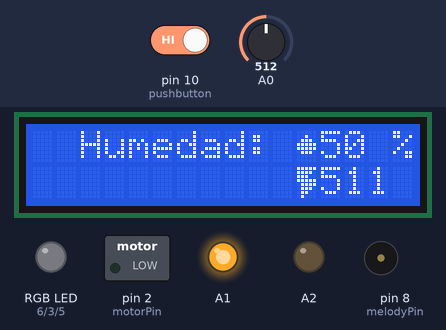
Simulated run of this sketch. Board: Arduino Uno, built with avr-gcc and run on an emulated ATmega328P. On the bench: 16×2 character LCD, switched loads named in the sketch (green lamp = pin HIGH), an RGB LED mixed from three pins (HIGH = lit), output pins drawn as LEDs (lit = HIGH), buzzer (waves = sounding). The inputs (shaded band) are chosen by the test bench; at power-on: A0 = 512, pin 10 (pushbutton) HIGH. What the sketch prints to the serial monitor is not drawn.

Above: at 1.2 s.
1.3 s: A0 set to 716
At 8.0 s:
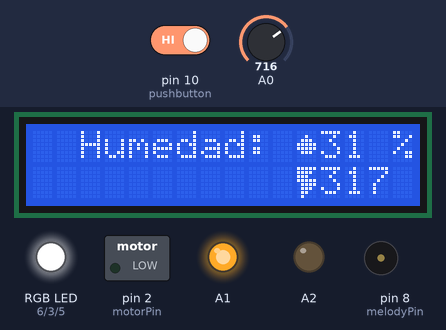
8.7 s: A0 set to 900
At 15.4 s:
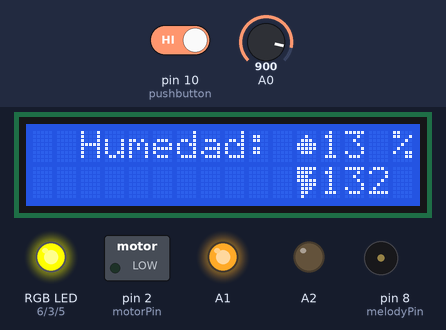
16.1 s: A0 set to 122
At 22.7 s:
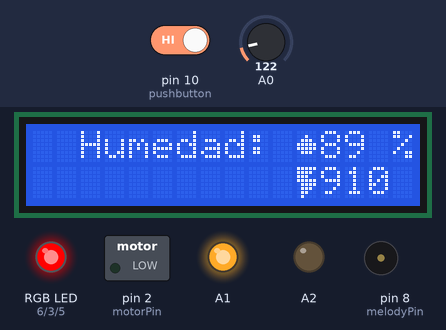
23.5 s: A0 set to 90
At 30.1 s:
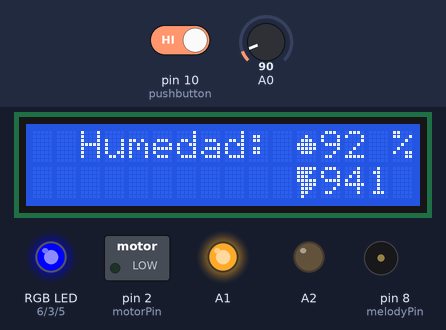
30.9 s: pin 10 (pushbutton) driven LOW
Timing chart, 0 to 41.4 s (numbered marks = the images above; inputs shaded):
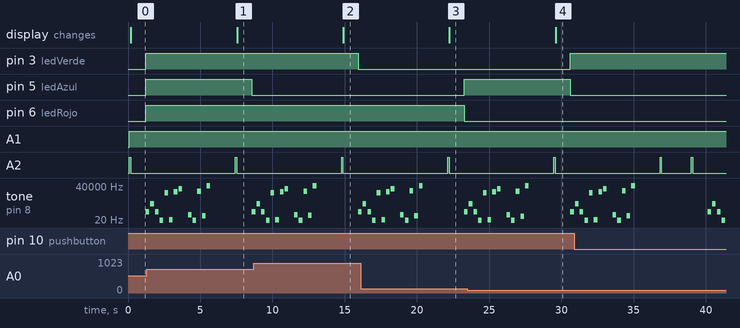

The sketch:

sensorHumedad.ino
```cpp
#include <LiquidCrystal_I2C.h>

#define NOTE_B0  31
#define NOTE_C1  33
#define NOTE_CS1 35
#define NOTE_D1  37
#define NOTE_DS1 39
#define NOTE_E1  41
#define NOTE_F1  44
#define NOTE_FS1 46
#define NOTE_G1  49
#define NOTE_GS1 52
#define NOTE_A1  55
#define NOTE_AS1 58
#define NOTE_B1  62
#define NOTE_C2  65
#define NOTE_CS2 69
#define NOTE_D2  73
#define NOTE_DS2 78
#define NOTE_E2  82
#define NOTE_F2  87
#define NOTE_FS2 93
#define NOTE_G2  98
#define NOTE_GS2 104
#define NOTE_A2  110
#define NOTE_AS2 117
#define NOTE_B2  123
#define NOTE_C3  131
#define NOTE_CS3 139
#define NOTE_D3  147
#define NOTE_DS3 156
#define NOTE_E3  165
#define NOTE_F3  175
#define NOTE_FS3 185
#define NOTE_G3  196
#define NOTE_GS3 208
#define NOTE_A3  220
#define NOTE_AS3 233
#define NOTE_B3  247
#define NOTE_C4  262
#define NOTE_CS4 277
#define NOTE_D4  294
#define NOTE_DS4 311
#define NOTE_E4  330
#define NOTE_F4  349
#define NOTE_FS4 370
#define NOTE_G4  392
#define NOTE_GS4 415
#define NOTE_A4  440
#define NOTE_AS4 466
#define NOTE_B4  494
#define NOTE_C5  523
#define NOTE_CS5 554
#define NOTE_D5  587
#define NOTE_DS5 622
#define NOTE_E5  659
#define NOTE_F5  698
#define NOTE_FS5 740
#define NOTE_G5  784
#define NOTE_GS5 831
#define NOTE_A5  880
#define NOTE_AS5 932
#define NOTE_B5  988
#define NOTE_C6  1047
#define NOTE_CS6 1109
#define NOTE_D6  1175
#define NOTE_DS6 1245
#define NOTE_E6  1319
#define NOTE_F6  1397
#define NOTE_FS6 1480
#define NOTE_G6  1568
#define NOTE_GS6 1661
#define NOTE_A6  1760
#define NOTE_AS6 1865
#define NOTE_B6  1976
#define NOTE_C7  2093
#define NOTE_CS7 2217
#define NOTE_D7  2349
#define NOTE_DS7 2489
#define NOTE_E7  2637
#define NOTE_F7  2794
#define NOTE_FS7 2960
#define NOTE_G7  3136
#define NOTE_GS7 3322
#define NOTE_A7  3520
#define NOTE_AS7 3729
#define NOTE_B7  3951
#define NOTE_C8  4186
#define NOTE_CS8 4435
#define NOTE_D8  4699
#define NOTE_DS8 4978

#define melodyPin 8
#define pushbutton 10


//funcion de sensor
int lectHum = 0;
int porcHum = 0;

uint8_t getSoilmoisture()
{

  digitalWrite(A1,HIGH);
  digitalWrite(A2,HIGH);
  delay(100);
  porcHum =  map(analogRead(A0), 0, 1023, 100, 0);
  lectHum =  porcHum * 10.23;
  digitalWrite(A2,LOW);
  Serial.print("Lectura Sensor: ");
  Serial.print(lectHum);
  Serial.print(".   Porcentaje de humedad: ");
  Serial.print(porcHum);
  Serial.println("%  ");

  //return(lectHum);
}

//funcion LED RGB
int ledVerde = 3;
int ledAzul = 5;
int ledRojo = 6;
void ledIndicator(uint8_t data) {

  if (data >= 90 && data <= 100) {
    //Serial.println("verde");
    // Verde
    digitalWrite(ledVerde,HIGH);
    digitalWrite(ledAzul,LOW);
    digitalWrite(ledRojo,LOW);
  }
  else if (data >= 75 && data < 90) {
    //Serial.println("azul");
    // Azul
    digitalWrite(ledAzul,HIGH);
    digitalWrite(ledRojo,LOW);
    digitalWrite(ledVerde,LOW);
  }
  else if (data >= 50 && data < 75) {
    //Serial.println("blanco");
    // Blanco
    digitalWrite(ledRojo,HIGH);
    digitalWrite(ledVerde,HIGH);
    digitalWrite(ledAzul,HIGH);
  }
  else if (data >= 25 && data < 50) {
    //Serial.println("amarillo");
    // Amarillo
    digitalWrite(ledRojo,HIGH);
    digitalWrite(ledVerde,HIGH);
    digitalWrite(ledAzul,LOW);
  }
  else if(data >= 0 && data < 25) {
    //Serial.println("rojo");
    // Rojo
    digitalWrite(ledRojo,HIGH);
    digitalWrite(ledVerde,LOW);
    digitalWrite(ledAzul,LOW);
  }
  else if(data == 150){
    //Serial.println("violetaAutomatico");
   //Pushbutton violeta
    digitalWrite(ledRojo,HIGH);
    digitalWrite(ledVerde,LOW);
    digitalWrite(ledAzul,HIGH);
  }
}

byte gota [8]={
  0b00000,
  0b00100,
  0b01110,
  0b11111,
  0b11111,
  0b01110,
  0b00000,
  0b00000
};

byte relampago [8]={
  0b11111,
  0b11110,
  0b11100,
  0b11111,
  0b01111,
  0b01110,
  0b01100,
  0b01000
};

// funcion para escribir humedad en el LCD
LiquidCrystal_I2C lcd(39,16,2);

void showValue ( int data)
{

  lcd.clear();

  //porcentje de humedad
  lcd.setCursor(2,0);
  lcd.print("Humedad: ");
  lcd.setCursor(11,0);
  lcd.write(0);
  lcd.setCursor(12,0);
  lcd.print(data);
  lcd.setCursor(15,0);
  lcd.print("%");

  //valor analogico
  lcd.setCursor(11,1);
  lcd.write(1);
  lcd.setCursor(12,1);
  lcd.print(lectHum);

}

// funcion para verificar porcentaje de humedad
bool checkHumidity ( uint8_t data )
{
  if( data > 85 ) // mayor a 85 = adecuado = false
  {
    return false;
  }
  else return true; // menor a 85 = necesita agua = true
}

//funcion para activar motor
int motorPin = 2;
void drainWater ( bool humidityFlag )
{
  if(humidityFlag == true){
    digitalWrite(motorPin,HIGH);
  }else digitalWrite(motorPin,LOW);
}

//funcion de elegir canción
int melodySize;
int *melody;
void playSong(uint8_t song) {
  if (song == 1) {
    // Melodía alegre
    int happyMelody[] = {
      NOTE_C5, NOTE_D5, NOTE_E5, NOTE_G5,
      NOTE_E5, NOTE_D5, NOTE_E5, NOTE_G5,
      NOTE_G5, NOTE_A5, NOTE_G5,
      NOTE_F5, NOTE_E5, NOTE_D5, NOTE_C5
    };

    melodySize = sizeof(happyMelody) / sizeof(int);
    melody = happyMelody;

  } else if (song == 2) {
    // Melodía de What's App
    int melodyWhatsapp[] = {
      NOTE_E5, NOTE_D5, NOTE_E5, NOTE_D5,
      NOTE_E5, NOTE_D5, NOTE_B4, NOTE_C5,
      NOTE_E5, NOTE_D5, NOTE_E5, NOTE_D5,
      NOTE_E5, NOTE_D5, NOTE_B4, NOTE_C5,
    };
    melodySize = sizeof(melodyWhatsapp) / sizeof(int);
    melody = melodyWhatsapp;
    //Serial.print(melodySize);
  }

  for (int thisNote = 0; thisNote < melodySize; thisNote++) {
    //Serial.print("nota");
    int noteDuration = 250;  // Duración predeterminada
    tone(melodyPin, melody[thisNote], noteDuration);
    int pauseBetweenNotes = noteDuration * 1.30;
    delay(pauseBetweenNotes);
    noTone(melodyPin);
  }
}

void setup()
{
  //Pushbutton
  pinMode(pushbutton, INPUT_PULLUP); //Para usar resistencia interna de arduino

  // entradas y salidas de sensor
  pinMode(A0, INPUT);
  pinMode(A1, OUTPUT);
  pinMode(A2, OUTPUT);

  // Configuramos los pines de los LEDs como salidas
  pinMode(ledVerde, OUTPUT);
  pinMode(ledRojo, OUTPUT);
  pinMode(ledAzul, OUTPUT);

  //transmision serial
  Serial.begin(9600);

  //inicializar el LCD
  lcd.init();
  lcd.clear();
  lcd.backlight();
  //crear caracteres
  lcd.createChar(0,gota);
  lcd.createChar(1,relampago);

  //salida de seañal al motor
  pinMode(motorPin,OUTPUT);
  //analogWrite(motorPin,0);

  //Serial.println("poniendo boton a 0");
  //digitalWrite(pushbutton,0); //button inicilizado en LOW = no modo automatico
}

// bool modoAutomatico = false; //para el sistema con button

int valorBotonAntes = HIGH; // es igual a 1 cuando no está presionado a causa del pullup
int valorBotonAhora;
int rutina = 0;
bool botonPresionado = false;

void loop()
{
  Serial.println("vuelta... ");
  getSoilmoisture(); //leer sensor
  showValue(porcHum); //Muestra la humedad
  valorBotonAhora = digitalRead(pushbutton);
  //Serial.println(valorBotonAhora);
  delay(1000); // tiempo para el botón

  // si esta activa entra
  if (valorBotonAhora != valorBotonAntes) { //cambió en el button

    if(valorBotonAhora == LOW && botonPresionado == false){ // LOW = a presionado y false = a no presionado, hasta este momento

      botonPresionado = true; //cambiar el estado del boton a true = a presionado

      rutina = 1 - rutina; // alternar rutina con 0 y 1

      Serial.print("Cambiar a Rutina a: ");
      Serial.println(rutina);

    }

  }
  else if (valorBotonAhora == HIGH) {
                                  // si el botonAhora es alto despues de presionar significa que es igual a valorAntes
        botonPresionado = false;  // cambiamos el boleano del boton presionado porque ya no esta presionado en el momento
                                  // el valor de botonAhora cambia a LOW cada que lo presionamos y entonces entra al primer if
      }

  if(rutina == 1){ // rutina de modo automatico

    Serial.println("modo Automatico");

    showValue(porcHum);

    if (checkHumidity(porcHum)) { // <85 = true = ocupa agua = entra

      drainWater(true); // Activar la bomba de agua
      ledIndicator(150); // Encender el LED en morado
      playSong(1); // Tocar la melodía 1

    } else{

      rutina = 0;
    }

  }else {
    // rutina de modo normal = sin bomba

    Serial.println("modo Normal");

    drainWater(false); //desactivar la bomba de agua
    showValue(porcHum);
    ledIndicator(porcHum); // Encender el LED de acuerdo a la humedad
    playSong(2); // Tocar la melodía 2

  }

  delay(1000);
  Serial.println(" ");

}
```

Measured:
- after the input at 1.3 s, pin 5 (ledAzul): HIGH → LOW after 7.3 s; the display: changes after 6.3 s (image 1)
- after the input at 8.7 s, pin 3 (ledVerde): HIGH → LOW after 7.2 s; the display: changes after 6.2 s (image 2)
- after the input at 16.1 s, pin 5 (ledAzul): LOW → HIGH after 7.2 s; pin 6 (ledRojo): HIGH → LOW after 7.2 s; the display: changes after 6.2 s (image 3)
- after the input at 23.5 s, pin 3 (ledVerde): LOW → HIGH after 7.1 s; pin 5 (ledAzul): HIGH → LOW after 7.1 s; the display: changes after 6.1 s (image 4)
- by itself, tone on pin 8 (melodyPin): plays 768 Hz for 0.25 s, 132 Hz for 0.25 s, 9 Hz for 0.25 s, 8449 Hz for 0.25 s, 22 Hz for 0.25 s, 11526 Hz for 0.25 s … (16 notes in this stretch)
